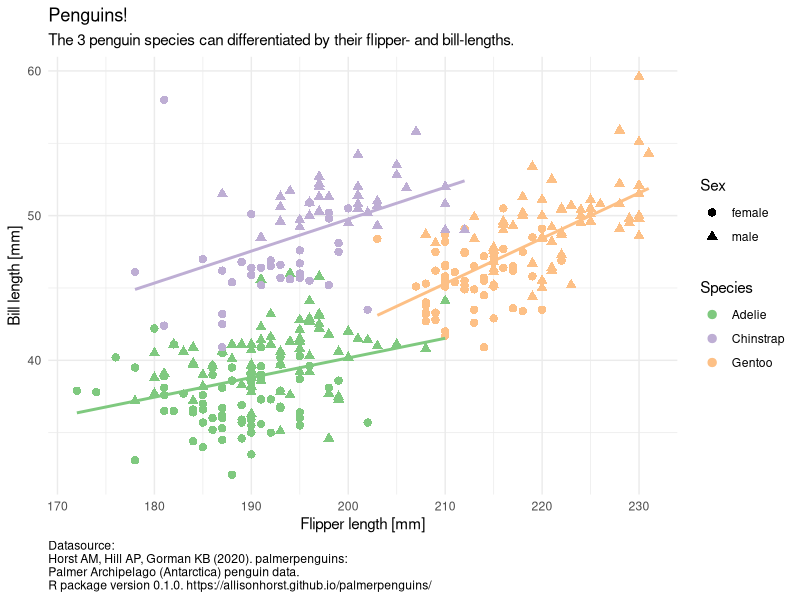

Here is the R script that generated this plot:
## ---- chunk 1
options(tidyverse.quiet = TRUE)
library(knitr)
library(rmarkdown)

knitr::opts_chunk$set(
  cache = TRUE,
  out.width = "100%",
  message = FALSE,
  warning = FALSE
)
## ---- chunk 2
library(tidyverse)
library(palmerpenguins)

penguins %>%
  filter(complete.cases(.)) %>% 
  ggplot(aes(flipper_length_mm, bill_length_mm,
                     color = species,
                     shape = sex)) +
  geom_point(size = 2.5) +
  geom_smooth(aes(group = species), method = "lm", se = FALSE,
              show.legend = FALSE) +
  labs(x = "Flipper length [mm]",
       y = "Bill length [mm]",
       title = "Penguins!",
       subtitle = "The 3 penguin species can differentiated by their flipper- and bill-lengths.",
       caption = "Datasource:\nHorst AM, Hill AP, Gorman KB (2020). palmerpenguins:\nPalmer Archipelago (Antarctica) penguin data.\nR package version 0.1.0. https://allisonhorst.github.io/palmerpenguins/",
       color = "Species",
       shape = "Sex") +
  theme_minimal() +
  scale_color_brewer(type = "qual") +
  theme(plot.caption = element_text(hjust = 0))
